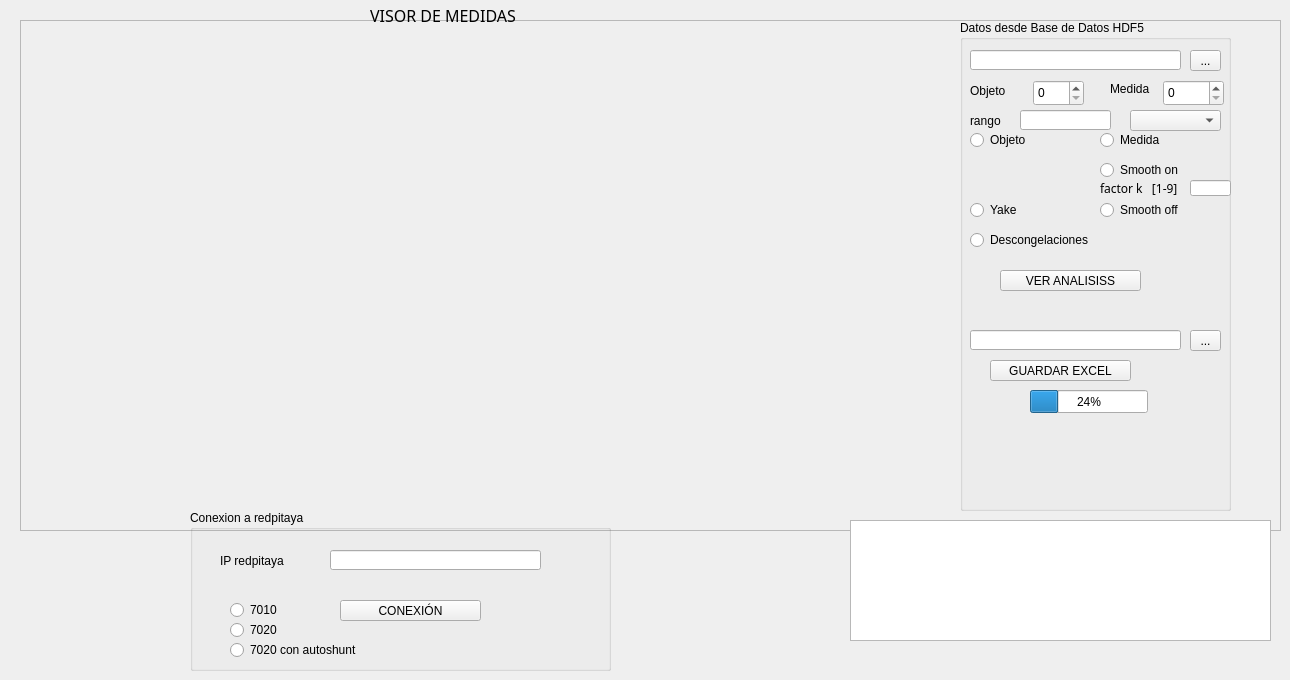
         <widget class="QWidget" name="analisis">
          <attribute name="title">
           <string>ANALISIS</string>
          </attribute>
          <widget class="QFrame" name="frame_14">
           <property name="geometry">
            <rect>
             <x>20</x>
             <y>20</y>
             <width>1261</width>
             <height>511</height>
            </rect>
           </property>
           <property name="frameShape">
            <enum>QFrame::StyledPanel</enum>
           </property>
           <property name="frameShadow">
            <enum>QFrame::Raised</enum>
           </property>
           <widget class="QWidget" name="verticalLayoutWidget_11">
            <property name="geometry">
             <rect>
              <x>0</x>
              <y>10</y>
              <width>921</width>
              <height>481</height>
             </rect>
            </property>
            <layout class="QVBoxLayout" name="mpl_4"/>
           </widget>
           <widget class="QGroupBox" name="groupBox_60">
            <property name="geometry">
             <rect>
              <x>940</x>
              <y>0</y>
              <width>271</width>
              <height>491</height>
             </rect>
            </property>
            <property name="title">
             <string>Datos desde Base de Datos HDF5</string>
            </property>
            <widget class="QLineEdit" name="load_path_17">
             <property name="geometry">
              <rect>
               <x>10</x>
               <y>30</y>
               <width>211</width>
               <height>20</height>
              </rect>
             </property>
             <property name="readOnly">
              <bool>false</bool>
             </property>
            </widget>
            <widget class="QToolButton" name="toolButton_load_17">
             <property name="geometry">
              <rect>
               <x>230</x>
               <y>30</y>
               <width>31</width>
               <height>21</height>
              </rect>
             </property>
             <property name="text">
              <string>...</string>
             </property>
            </widget>
            <widget class="QSpinBox" name="spinBox_pollo_6">
             <property name="geometry">
              <rect>
               <x>73</x>
               <y>60</y>
               <width>51</width>
               <height>26</height>
              </rect>
             </property>
             <property name="maximum">
              <number>9999</number>
             </property>
            </widget>
            <widget class="QLabel" name="label_167">
             <property name="geometry">
              <rect>
               <x>10</x>
               <y>60</y>
               <width>67</width>
               <height>21</height>
              </rect>
             </property>
             <property name="text">
              <string>Objeto</string>
             </property>
            </widget>
            <widget class="QLabel" name="label_168">
             <property name="geometry">
              <rect>
               <x>150</x>
               <y>60</y>
               <width>67</width>
               <height>17</height>
              </rect>
             </property>
             <property name="text">
              <string>Medida</string>
             </property>
            </widget>
            <widget class="QSpinBox" name="spinBox_medida_6">
             <property name="geometry">
              <rect>
               <x>203</x>
               <y>60</y>
               <width>61</width>
               <height>26</height>
              </rect>
             </property>
             <property name="maximum">
              <number>9999</number>
             </property>
            </widget>
            <widget class="QPushButton" name="VER_ANALISIS">
             <property name="geometry">
              <rect>
               <x>40</x>
               <y>250</y>
               <width>141</width>
               <height>21</height>
              </rect>
             </property>
             <property name="text">
              <string>VER ANALISISS</string>
             </property>
            </widget>
            <widget class="QComboBox" name="comboBox_trazaA_4">
             <property name="geometry">
              <rect>
               <x>170</x>
               <y>90</y>
               <width>91</width>
               <height>21</height>
              </rect>
             </property>
             <property name="maxVisibleItems">
              <number>6</number>
             </property>
            </widget>
            <widget class="QRadioButton" name="radioButton_tipoanalisis_3">
             <property name="geometry">
              <rect>
               <x>10</x>
               <y>180</y>
               <width>95</width>
               <height>20</height>
              </rect>
             </property>
             <property name="text">
              <string>Yake</string>
             </property>
            </widget>
            <widget class="QRadioButton" name="SMOOTH_ON_2">
             <property name="geometry">
              <rect>
               <x>140</x>
               <y>140</y>
               <width>111</width>
               <height>20</height>
              </rect>
             </property>
             <property name="text">
              <string>Smooth on</string>
             </property>
            </widget>
            <widget class="QRadioButton" name="SMOOTH_OFF_2">
             <property name="geometry">
              <rect>
               <x>140</x>
               <y>180</y>
               <width>111</width>
               <height>20</height>
              </rect>
             </property>
             <property name="text">
              <string>Smooth off</string>
             </property>
            </widget>
            <widget class="QLabel" name="label_61">
             <property name="geometry">
              <rect>
               <x>140</x>
               <y>160</y>
               <width>121</width>
               <height>16</height>
              </rect>
             </property>
             <property name="font">
              <font>
               <family>Courier 10 Pitch</family>
               <pointsize>9</pointsize>
              </font>
             </property>
             <property name="text">
              <string>factor k   [1-9]</string>
             </property>
            </widget>
            <widget class="QLineEdit" name="k_factor_2">
             <property name="geometry">
              <rect>
               <x>230</x>
               <y>160</y>
               <width>41</width>
               <height>16</height>
              </rect>
             </property>
             <property name="readOnly">
              <bool>false</bool>
             </property>
            </widget>
            <widget class="QPushButton" name="GUARDAR_EXCEL">
             <property name="geometry">
              <rect>
               <x>30</x>
               <y>340</y>
               <width>141</width>
               <height>21</height>
              </rect>
             </property>
             <property name="text">
              <string>GUARDAR EXCEL</string>
             </property>
            </widget>
            <widget class="QLineEdit" name="save_path_19">
             <property name="geometry">
              <rect>
               <x>10</x>
               <y>310</y>
               <width>211</width>
               <height>20</height>
              </rect>
             </property>
             <property name="readOnly">
              <bool>false</bool>
             </property>
            </widget>
            <widget class="QToolButton" name="toolButton_load_18">
             <property name="geometry">
              <rect>
               <x>230</x>
               <y>310</y>
               <width>31</width>
               <height>21</height>
              </rect>
             </property>
             <property name="text">
              <string>...</string>
             </property>
            </widget>
            <widget class="QProgressBar" name="progressBar_2">
             <property name="geometry">
              <rect>
               <x>70</x>
               <y>370</y>
               <width>118</width>
               <height>23</height>
              </rect>
             </property>
             <property name="value">
              <number>24</number>
             </property>
            </widget>
            <widget class="QLineEdit" name="load_path_19">
             <property name="geometry">
              <rect>
               <x>60</x>
               <y>90</y>
               <width>91</width>
               <height>20</height>
              </rect>
             </property>
             <property name="readOnly">
              <bool>false</bool>
             </property>
            </widget>
            <widget class="QLabel" name="label_170">
             <property name="geometry">
              <rect>
               <x>10</x>
               <y>90</y>
               <width>67</width>
               <height>21</height>
              </rect>
             </property>
             <property name="text">
              <string>rango</string>
             </property>
            </widget>
            <widget class="QRadioButton" name="RANGO_MEDIDA">
             <property name="geometry">
              <rect>
               <x>140</x>
               <y>110</y>
               <width>111</width>
               <height>20</height>
              </rect>
             </property>
             <property name="text">
              <string>Medida</string>
             </property>
            </widget>
            <widget class="QRadioButton" name="RANGO_OBJETO">
             <property name="geometry">
              <rect>
               <x>10</x>
               <y>110</y>
               <width>111</width>
               <height>20</height>
              </rect>
             </property>
             <property name="text">
              <string>Objeto</string>
             </property>
            </widget>
            <widget class="QRadioButton" name="radioButton_tipoanalisis_4">
             <property name="geometry">
              <rect>
               <x>10</x>
               <y>210</y>
               <width>141</width>
               <height>20</height>
              </rect>
             </property>
             <property name="text">
              <string>Descongelaciones</string>
             </property>
            </widget>
           </widget>
          </widget>
          <widget class="QTextBrowser" name="textBrowser_4">
           <property name="geometry">
            <rect>
             <x>850</x>
             <y>520</y>
             <width>421</width>
             <height>121</height>
            </rect>
           </property>
          </widget>
          <widget class="QGroupBox" name="groupBox_61">
           <property name="geometry">
            <rect>
             <x>190</x>
             <y>510</y>
             <width>421</width>
             <height>161</height>
            </rect>
           </property>
           <property name="title">
            <string>Conexion a redpitaya</string>
           </property>
           <widget class="QLineEdit" name="load_path_18">
            <property name="geometry">
             <rect>
              <x>140</x>
              <y>40</y>
              <width>211</width>
              <height>20</height>
             </rect>
            </property>
            <property name="readOnly">
             <bool>false</bool>
            </property>
           </widget>
           <widget class="QPushButton" name="CONEXION_1">
            <property name="geometry">
             <rect>
              <x>150</x>
              <y>90</y>
              <width>141</width>
              <height>21</height>
             </rect>
            </property>
            <property name="text">
             <string>CONEXIÓN</string>
            </property>
           </widget>
           <widget class="QRadioButton" name="MODELO_1">
            <property name="geometry">
             <rect>
              <x>40</x>
              <y>90</y>
              <width>95</width>
              <height>20</height>
             </rect>
            </property>
            <property name="text">
             <string>7010</string>
            </property>
           </widget>
           <widget class="QRadioButton" name="MODELO_2">
            <property name="geometry">
             <rect>
              <x>40</x>
              <y>110</y>
              <width>95</width>
              <height>20</height>
             </rect>
            </property>
            <property name="text">
             <string>7020</string>
            </property>
           </widget>
           <widget class="QLabel" name="label_169">
            <property name="geometry">
             <rect>
              <x>30</x>
              <y>40</y>
              <width>67</width>
              <height>21</height>
             </rect>
            </property>
            <property name="text">
             <string>IP redpitaya</string>
            </property>
           </widget>
           <widget class="QRadioButton" name="MODELO_3">
            <property name="geometry">
             <rect>
              <x>40</x>
              <y>130</y>
              <width>141</width>
              <height>20</height>
             </rect>
            </property>
            <property name="text">
             <string>7020 con autoshunt</string>
            </property>
           </widget>
          </widget>
          <widget class="QLabel" name="label_161">
           <property name="geometry">
            <rect>
             <x>370</x>
             <y>0</y>
             <width>191</width>
             <height>31</height>
            </rect>
           </property>
           <property name="font">
            <font>
             <family>Courier 10 Pitch</family>
             <pointsize>12</pointsize>
             <bold>false</bold>
            </font>
           </property>
           <property name="text">
            <string>VISOR DE MEDIDAS</string>
           </property>
          </widget>
         </widget>
